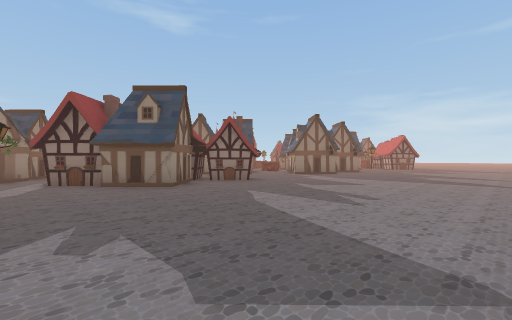
View 1 (above)

21 first-person views from a walk through a Unity game level. The camera is 1.2 m above the floor, looks level and sees 90° across. The floor is counted in squares, 2 m on a side. Each view is taken from the middle of a square. On the plan, view 1 faces up. The plan holds only what a view shows up to about 9 squares ahead; the rest is blank. The place goes on beyond the plan.

View 2
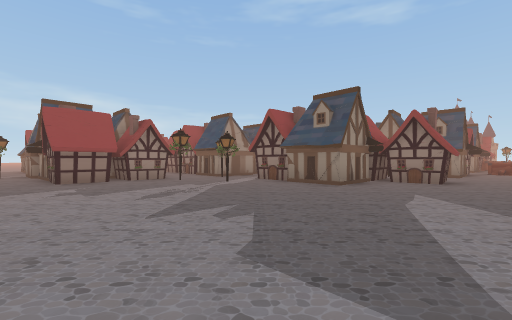

View 3
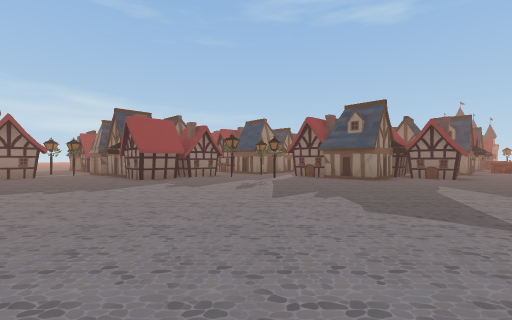

View 4
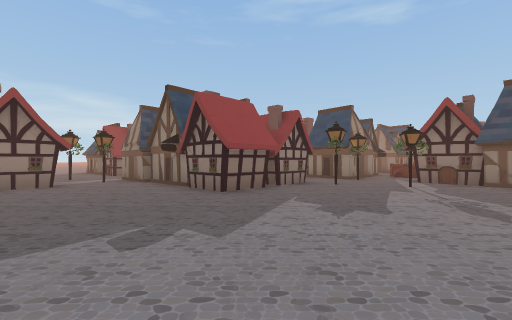

View 5
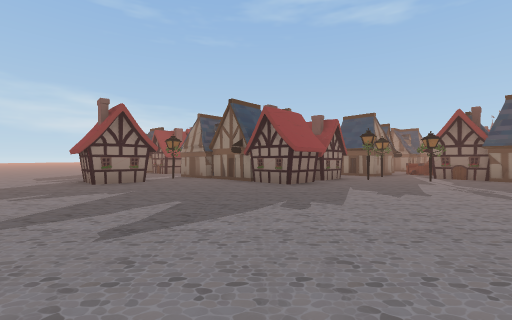

View 6
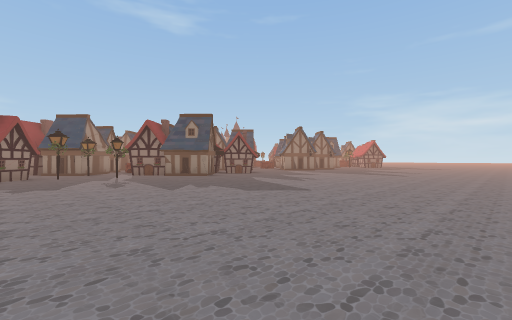

View 7
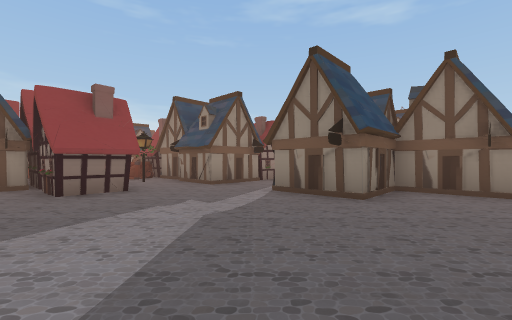

View 8
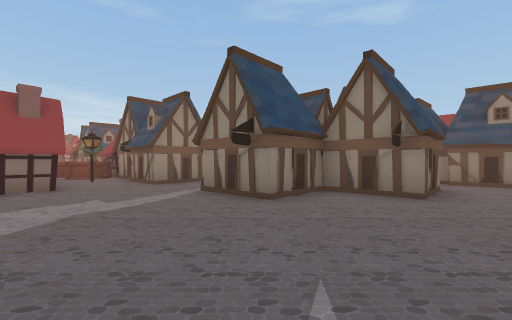

View 9
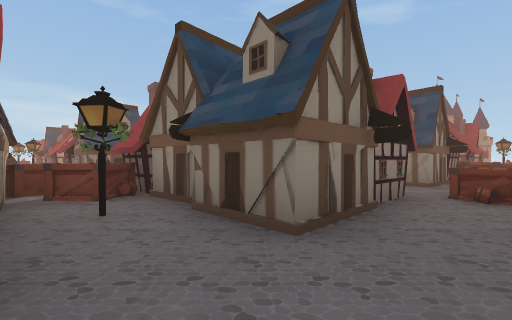

View 10
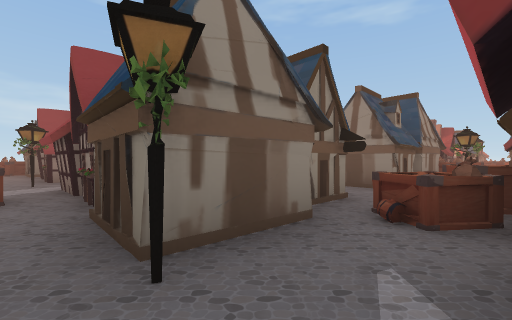

View 11
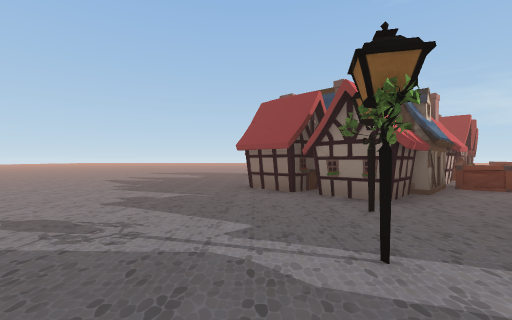

View 12
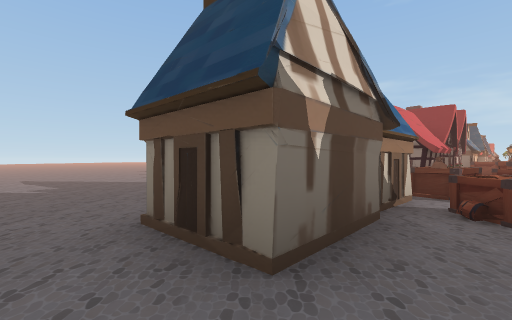

View 13
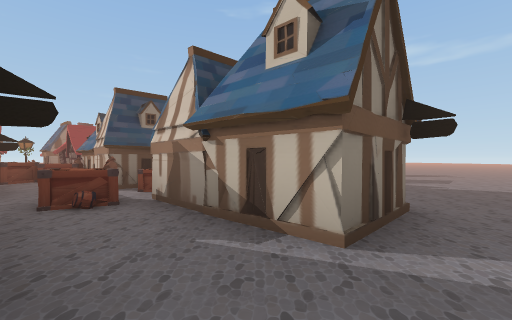

View 14
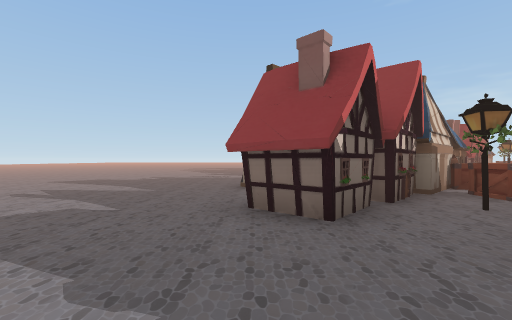

View 15
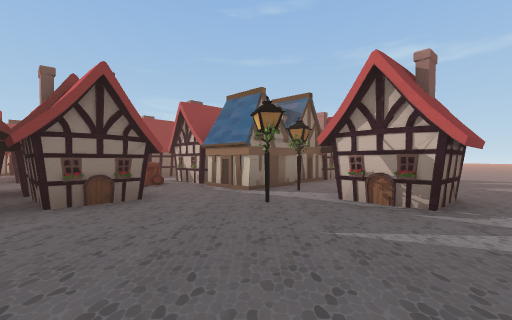

View 16
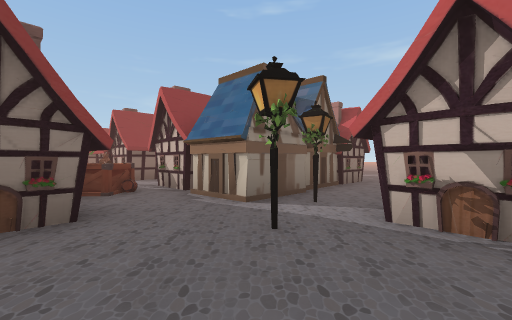

View 17
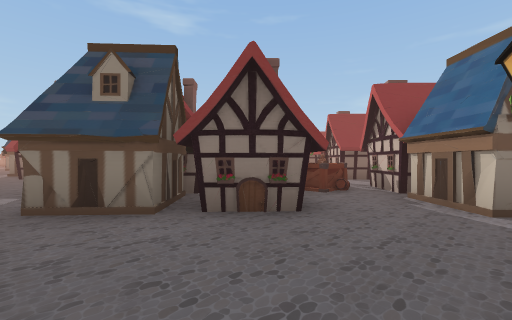

View 18
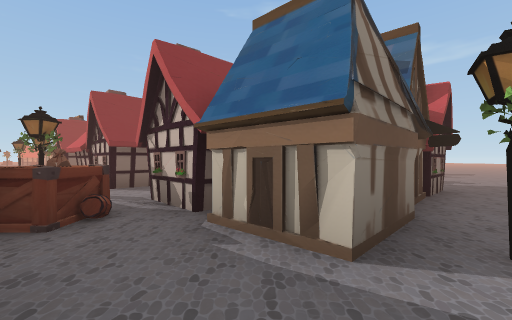

View 19
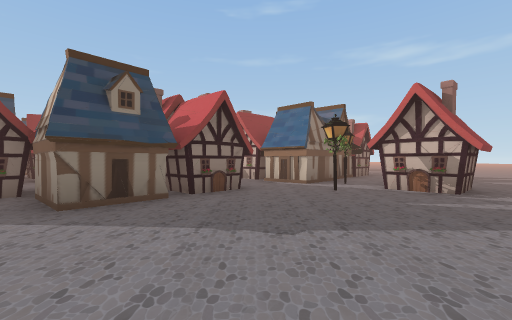

View 20
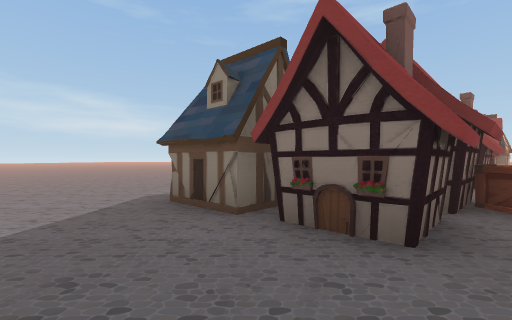

View 21
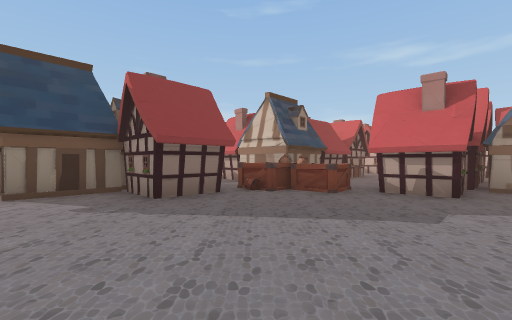

### Floor plan
Key: @ floor where view 1 was taken; # wall or solid block; . floor; O other object.
Columns run from 25 left of view 1 to 6 right of it. Each row starts with its distance up from view 1.
 22                          O
 21                          O #O
 20                          O
 19                         OOO#
 18                          O.O
 17                   O      O #
 16                   #O#O  #O OO #O
 15                   OO OOO##OOO...
 14                   OOO#OOOOOOO##.
 13                   #OO O  O.###O.
 12             O    ## O    O.##.O.
 11            OO ####O OO#O##.#O...
 10              O   # OOOOO........
  9        O OOOOO#OO#OOO#O#OO......
  8   O #  O #O OO#O ##OO O##O......
  7   O##  ## O O #   #OO OO........
  6   ..##OO#OO#O####OOOO#O#........
  5   ....OO.....O.O.  #............
  4   .....OO ##OOOOOOOOO...........
  3   .....O#OO#OO#  ##.............
  2   .......#O#OO# ##O.............
  1  ........OO#OO#O#O#............
  0 .............OO..........@....
 -1 ..............OO.............
 -2         ......##............
 -3         ............... ...
 -4           .............  .

Where each view was taken, in squares from view 1:
view 1: 0 up, 0 right, facing up
view 2: 0 up, 1 right, facing up-left
view 3: 2 down, 1 right, facing up-left
view 4: 2 down, 3 left, facing up-left
view 5: 4 down, 3 left, facing up-left
view 6: 4 down, 0 right, facing up
view 7: 7 up, 5 right, facing up-left
view 8: 8 up, 6 right, facing up-left
view 9: 9 up, 1 right, facing up-left
view 10: 5 up, 5 left, facing up-left
view 11: 5 up, 3 left, facing down-left
view 12: 15 up, 6 right, facing down-left
view 13: 10 up, 0 right, facing up-right
view 14: 10 up, 2 right, facing down-left
view 15: 3 down, 15 left, facing up-right
view 16: 2 down, 14 left, facing up-right
view 17: 2 down, 14 left, facing up
view 18: 0 up, 13 left, facing up-right
view 19: 3 down, 17 left, facing up-right
view 20: 1 down, 13 left, facing up-left
view 21: 2 up, 23 left, facing up-right
